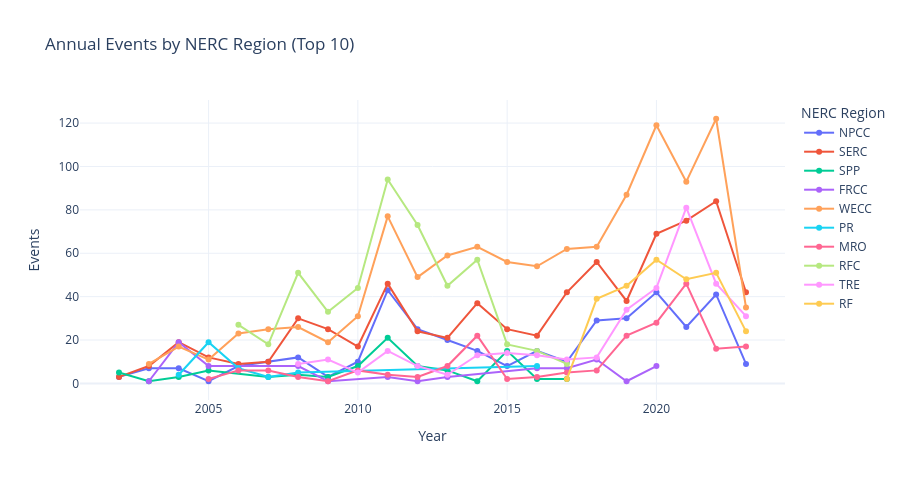

The cell this chart's notebook holds for it:
### Code cell
# interactive line chart
rpy = (
    region_df[region_df['nerc_region'].isin(top_regions)]
    .groupby(['year_sheet', 'nerc_region'])
    .size()
    .reset_index(name='events')
)

fig = px.line(
    rpy,
    x='year_sheet',
    y='events',
    color='nerc_region',
    markers=True,
    title='Annual Events by NERC Region (Top 10)',
    labels={'year_sheet': 'Year', 'events': 'Events', 'nerc_region': 'Region'},
    template='plotly_white'
)
fig.update_layout(height=480, legend_title='NERC Region')
fig.show()

### Figure 1 — Plotly figure (JSON) as saved in the notebook; plotly's stock layout.template omitted (floating-point values rounded to 4 significant figures)
{"data": [{"hovertemplate": "Region=NPCC<br>Year=%{x}<br>Events=%{y}<extra></extra>", "legendgroup": "NPCC", "line": {"color": "#636efa", "dash": "solid"}, "marker": {"symbol": "circle"}, "mode": "lines+markers", "name": "NPCC", "orientation": "v", "showlegend": true, "type": "scatter", "x": [2002, 2003, 2004, 2005, 2006, 2007, 2008, 2009, 2010, 2011, 2012, 2013, 2014, 2015, 2016, 2017, 2018, 2019, 2020, 2021, 2022, 2023], "xaxis": "x", "y": [3, 7, 7, 1, 8, 10, 12, 3, 10, 43, 25, 20, 15, 8, 15, 10, 29, 30, 42, 26, 41, 9], "yaxis": "y"}, {"hovertemplate": "Region=SERC<br>Year=%{x}<br>Events=%{y}<extra></extra>", "legendgroup": "SERC", "line": {"color": "#EF553B", "dash": "solid"}, "marker": {"symbol": "circle"}, "mode": "lines+markers", "name": "SERC", "orientation": "v", "showlegend": true, "type": "scatter", "x": [2002, 2003, 2004, 2005, 2006, 2007, 2008, 2009, 2010, 2011, 2012, 2013, 2014, 2015, 2016, 2017, 2018, 2019, 2020, 2021, 2022, 2023], "xaxis": "x", "y": [3, 8, 19, 12, 9, 10, 30, 25, 17, 46, 24, 21, 37, 25, 22, 42, 56, 38, 69, 75, 84, 42], "yaxis": "y"}, {"hovertemplate": "Region=SPP<br>Year=%{x}<br>Events=%{y}<extra></extra>", "legendgroup": "SPP", "line": {"color": "#00cc96", "dash": "solid"}, "marker": {"symbol": "circle"}, "mode": "lines+markers", "name": "SPP", "orientation": "v", "showlegend": true, "type": "scatter", "x": [2002, 2003, 2004, 2005, 2007, 2008, 2009, 2010, 2011, 2012, 2013, 2014, 2015, 2016, 2017], "xaxis": "x", "y": [5, 1, 3, 6, 3, 4, 3, 8, 21, 8, 6, 1, 15, 2, 2], "yaxis": "y"}, {"hovertemplate": "Region=FRCC<br>Year=%{x}<br>Events=%{y}<extra></extra>", "legendgroup": "FRCC", "line": {"color": "#ab63fa", "dash": "solid"}, "marker": {"symbol": "circle"}, "mode": "lines+markers", "name": "FRCC", "orientation": "v", "showlegend": true, "type": "scatter", "x": [2003, 2004, 2005, 2008, 2009, 2011, 2012, 2013, 2016, 2017, 2018, 2019, 2020], "xaxis": "x", "y": [1, 19, 8, 8, 1, 3, 1, 3, 7, 7, 11, 1, 8], "yaxis": "y"}, {"hovertemplate": "Region=WECC<br>Year=%{x}<br>Events=%{y}<extra></extra>", "legendgroup": "WECC", "line": {"color": "#FFA15A", "dash": "solid"}, "marker": {"symbol": "circle"}, "mode": "lines+markers", "name": "WECC", "orientation": "v", "showlegend": true, "type": "scatter", "x": [2003, 2004, 2005, 2006, 2007, 2008, 2009, 2010, 2011, 2012, 2013, 2014, 2015, 2016, 2017, 2018, 2019, 2020, 2021, 2022, 2023], "xaxis": "x", "y": [9, 17, 11, 23, 25, 26, 19, 31, 77, 49, 59, 63, 56, 54, 62, 63, 87, 119, 93, 122, 35], "yaxis": "y"}, {"hovertemplate": "Region=PR<br>Year=%{x}<br>Events=%{y}<extra></extra>", "legendgroup": "PR", "line": {"color": "#19d3f3", "dash": "solid"}, "marker": {"symbol": "circle"}, "mode": "lines+markers", "name": "PR", "orientation": "v", "showlegend": true, "type": "scatter", "x": [2004, 2005, 2006, 2007, 2008, 2016], "xaxis": "x", "y": [4, 19, 7, 3, 5, 8], "yaxis": "y"}, {"hovertemplate": "Region=MRO<br>Year=%{x}<br>Events=%{y}<extra></extra>", "legendgroup": "MRO", "line": {"color": "#FF6692", "dash": "solid"}, "marker": {"symbol": "circle"}, "mode": "lines+markers", "name": "MRO", "orientation": "v", "showlegend": true, "type": "scatter", "x": [2005, 2006, 2007, 2008, 2009, 2010, 2011, 2012, 2013, 2014, 2015, 2016, 2017, 2018, 2019, 2020, 2021, 2022, 2023], "xaxis": "x", "y": [2, 6, 6, 3, 1, 6, 4, 3, 8, 22, 2, 3, 5, 6, 22, 28, 46, 16, 17], "yaxis": "y"}, {"hovertemplate": "Region=RFC<br>Year=%{x}<br>Events=%{y}<extra></extra>", "legendgroup": "RFC", "line": {"color": "#B6E880", "dash": "solid"}, "marker": {"symbol": "circle"}, "mode": "lines+markers", "name": "RFC", "orientation": "v", "showlegend": true, "type": "scatter", "x": [2006, 2007, 2008, 2009, 2010, 2011, 2012, 2013, 2014, 2015, 2016, 2017], "xaxis": "x", "y": [27, 18, 51, 33, 44, 94, 73, 45, 57, 18, 15, 9], "yaxis": "y"}, {"hovertemplate": "Region=TRE<br>Year=%{x}<br>Events=%{y}<extra></extra>", "legendgroup": "TRE", "line": {"color": "#FF97FF", "dash": "solid"}, "marker": {"symbol": "circle"}, "mode": "lines+markers", "name": "TRE", "orientation": "v", "showlegend": true, "type": "scatter", "x": [2008, 2009, 2010, 2011, 2012, 2013, 2014, 2015, 2016, 2017, 2018, 2019, 2020, 2021, 2022, 2023], "xaxis": "x", "y": [9, 11, 5, 15, 8, 4, 13, 14, 13, 11, 12, 34, 44, 81, 46, 31], "yaxis": "y"}, {"hovertemplate": "Region=RF<br>Year=%{x}<br>Events=%{y}<extra></extra>", "legendgroup": "RF", "line": {"color": "#FECB52", "dash": "solid"}, "marker": {"symbol": "circle"}, "mode": "lines+markers", "name": "RF", "orientation": "v", "showlegend": true, "type": "scatter", "x": [2017, 2018, 2019, 2020, 2021, 2022, 2023], "xaxis": "x", "y": [2, 39, 45, 57, 48, 51, 24], "yaxis": "y"}], "layout": {"height": 480, "legend": {"title": {"text": "NERC Region"}, "tracegroupgap": 0}, "title": {"text": "Annual Events by NERC Region (Top 10)"}, "xaxis": {"anchor": "y", "domain": [0, 1], "title": {"text": "Year"}}, "yaxis": {"anchor": "x", "domain": [0, 1], "title": {"text": "Events"}}}}
